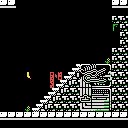

This is a level from a 2D game, rendered from its Tiled map with the project's own tilesets. A one-line summary and the complete map file follow:
An orthogonal 16x16 tile map with 8x8 px tiles, 1 tile layer (Tile Layer 1).

<map version="1.0" tiledversion="1.0.2" orientation="orthogonal" renderorder="right-down" width="16" height="16" tilewidth="8" tileheight="8" nextobjectid="1">
 <tileset firstgid="1" name="tiles-inner-ruins" tilewidth="8" tileheight="8" tilecount="256" columns="16">
  <image source="tiles-inner-ruins.png" width="128" height="128" />
 </tileset>
 <layer name="Tile Layer 1" width="16" height="16">
  <data encoding="csv">
150,150,1,1,1,1,1,1,1,1,1,1,1,1,150,150,
1,1,1,1,1,1,1,1,1,1,1,1,1,1,1,1,
1,1,1,1,1,1,1,1,1,1,1,1,1,1,161,161,
1,1,1,1,1,1,1,1,1,1,1,1,1,1,21,161,
1,1,1,1,1,1,1,1,1,1,1,1,1,1,1,161,
1,1,1,1,1,1,1,1,1,1,1,1,1,1,1,161,
1,1,1,1,1,1,1,1,1,1,1,1,1,1,161,161,
1,1,1,1,1,1,1,1,1,1,1,1,1,12,161,161,
1,1,1,1,1,1,1,1,1,167,205,206,207,208,161,161,
1,1,1,134,1,1,60,61,167,174,221,222,223,224,161,161,
1,1,1,1,1,1,65,167,174,161,237,238,239,240,161,161,
1,1,1,1,1,1,167,174,161,161,177,178,179,180,161,161,
1,1,1,1,1,167,174,161,161,161,185,186,187,188,161,161,
1,1,1,12,167,174,161,161,161,161,181,182,183,184,161,161,
150,150,150,150,150,150,150,150,150,150,150,150,150,150,150,150,
1,1,1,1,1,1,1,1,1,1,1,1,1,1,1,1
</data>
 </layer>
</map>
